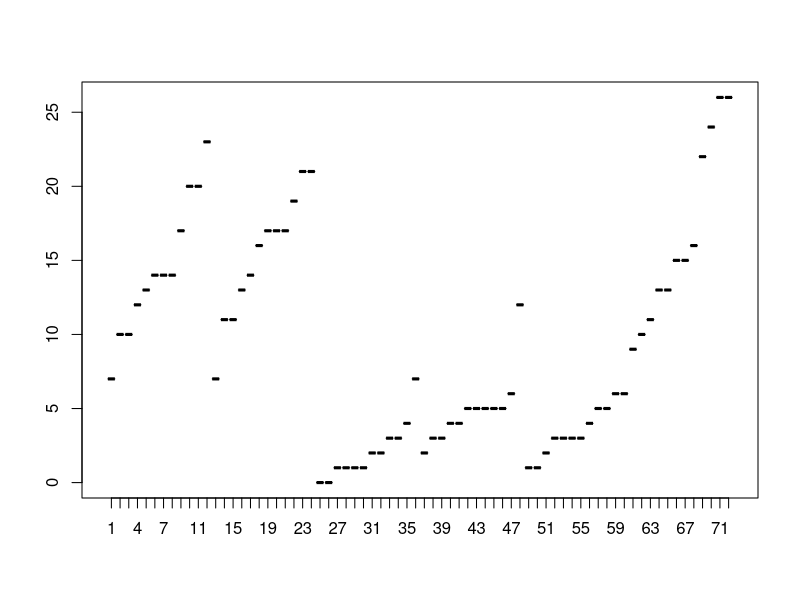

Write the R code that produced this figure.
################################################################################
# Exercise 28
################################################################################

a = c(7, 10, 10, 12, 13, 14, 14, 14, 17, 20, 20, 23)
b = c(7, 11, 11, 13, 14, 16, 17, 17, 17, 19, 21, 21)
c = c(0, 0, 1, 1, 1, 1, 2, 2, 3, 3, 4, 7)
d = c(2, 3, 3, 4, 4, 5, 5, 5, 5, 5, 6, 12)
e = c(1, 1, 2, 3, 3, 3, 3, 4, 5, 5, 6, 6)
f = c(9, 10, 11, 13, 13, 15, 15, 16, 22, 24, 26, 26)

yR = c(a,b,c,d,e,f)
test = cbind(a,b,c,d,e,f)

boxplot(t(yR))

spray = rep(LETTERS[1:6],rep(12,6))
spray = as.factor(spray)

lm = lm(yR~spray)
summary(lm)

anova(lm)

lm$fitted.values

################################################################################
# Exercise 29
################################################################################

